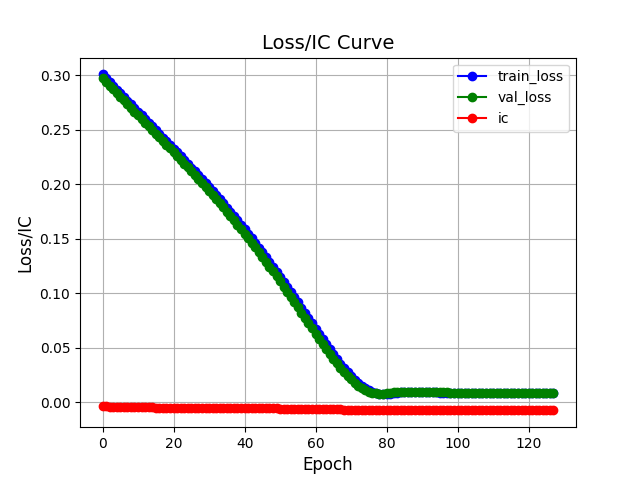

This figure's Python source:
import torch
import torch.nn as nn
import torch.optim as optim
import sys
import os
import matplotlib.pyplot as plt
import numpy as np 
from scipy.stats import spearmanr 
import torch.nn.functional as F
from model_config import Lstm_Config
sys.path.append(os.path.abspath(os.path.join(os.path.dirname(__file__), '..')))
from main import train_data, test_data, val_data
from baseline.train_config import train_model, test_model,calculate_metrics

device = torch.device("cuda" if torch.cuda.is_available() else "cpu")

class LSTMModel(nn.Module):
    def __init__(self, input_size, hidden_size, output_size, num_layers):
        super(LSTMModel, self).__init__()
        self.lstm = nn.LSTM(input_size, hidden_size, num_layers, batch_first=True)
        self.fc = nn.Linear(hidden_size, output_size)

    def forward(self, x, edge_index):
        out, _ = self.lstm(x)
        # Take the output of the last time step
        out = self.fc(out)  
        return out

# Hyperparameters
input_size = Lstm_Config.input_size  
hidden_size = Lstm_Config.hidden_size
output_size = Lstm_Config.output_size  
num_layers = Lstm_Config.num_layers
lr = Lstm_Config.lr
num_nodes = Lstm_Config.num_nodes  
epochs = Lstm_Config.epochs 


model = LSTMModel(input_size, hidden_size, output_size, num_layers).to(device)

# 训练模型
loss_values, val_loss_values, IC = train_model(model, train_data, val_data, epochs=epochs, lr=lr)

# 绘制训练时的损失曲线
epochs_range = range(epochs)
plt.plot(epochs_range, loss_values, marker='o', linestyle='-', color='b', label='train_loss')
plt.plot(epochs_range, val_loss_values, marker='o', linestyle='-', color='g', label='val_loss')
plt.plot(epochs_range, IC, marker='o', linestyle='-', color='r', label='ic')
plt.title('Loss/IC Curve', fontsize=14)
plt.xlabel('Epoch', fontsize=12)
plt.ylabel('Loss/IC', fontsize=12)
plt.grid(True)
plt.legend()
plt.show()
plt.savefig('/root/firsttry/baseline/LSTM.png')

# 测试模型
pred_values, target_values = test_model(model, test_data)
pred_values, target_values = [t.cpu() for t in pred_values], [t.cpu() for t in target_values]

# 计算评价指标
ic, rank_ic, icir, rankicir = calculate_metrics(pred_values, target_values)

# 输出四个评价指标
print(f'lstm_IC: {ic}')
print(f'lstm_RankIC: {rank_ic}')
print(f'lstm_ICIR: {icir}')
print(f'lstm_RankICIR: {rankicir}')

# 绘制实际值与预测值对比
plt.figure()
plt.style.use('ggplot')
# 创建折线图
plt.plot(target_values, label='real', color='blue')  # 实际值
plt.plot(pred_values, label='forecast', color='red', linestyle='--')  # 预测值

# 增强视觉效果
plt.grid(True)
plt.title('real vs forecast')
plt.ylabel('value')
plt.legend()
plt.savefig('/root/firsttry/baseline/LSTM_testing_real_forecast.png')

